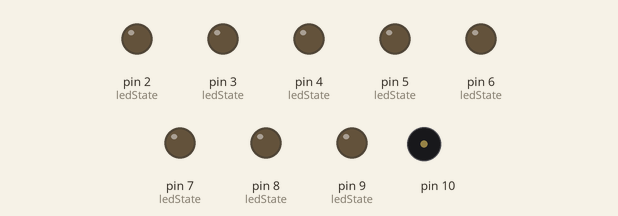
Bench run of a sketch on a simulated Arduino Uno, built with avr-gcc and run on an emulated ATmega328P. Parts: output pins drawn as LEDs (lit = HIGH), buzzer (waves = sounding).

Above: at 1.17 s.
At 1.66 s:
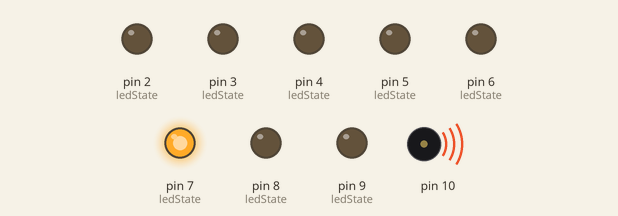
At 2.02 s:
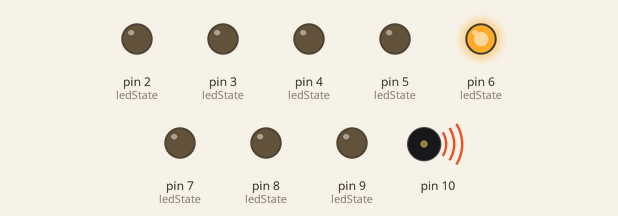
At 2.7 s:
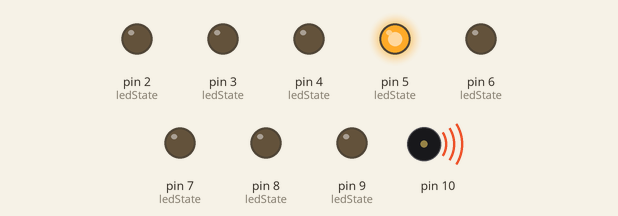
At 3.22 s:
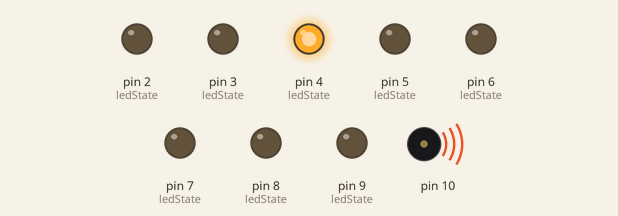
At 4.62 s:
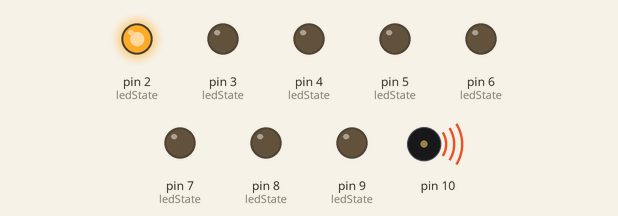
Timing chart, 0 to 5.9 s (numbered marks = the images above):
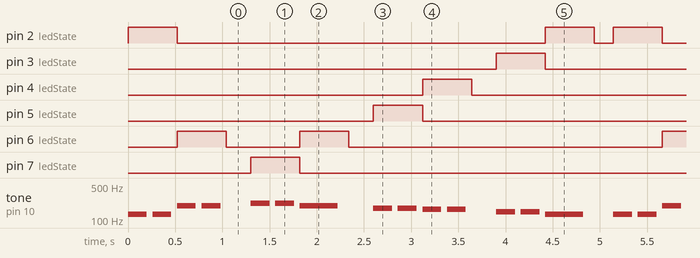

Measured:
- by itself, pin 2 (ledState): repeats every 5.1 s: LOW 3.9 s, HIGH 0.52 s, LOW 0.20 s, HIGH 0.52 s
- by itself, pin 3 (ledState), pin 4 (ledState), pin 5 (ledState), pin 7 (ledState): alternates HIGH for 0.52 s and LOW for 4.6 s
- by itself, pin 6 (ledState): repeats every 5.1 s: LOW 0.78 s, HIGH 0.52 s, LOW 3.3 s, HIGH 0.52 s
- by itself, tone on pin 10: plays 131 Hz for 0.20 s, 131 Hz for 0.20 s, 196 Hz for 0.20 s, 196 Hz for 0.20 s, 220 Hz for 0.20 s, 220 Hz for 0.20 s … (110 notes in this stretch)

The sketch:

15-2_Buzzer+LED.ino
```cpp
#define NOTE_C3  131
#define NOTE_D3  147
#define NOTE_E3  165
#define NOTE_F3  175
#define NOTE_G3  196
#define NOTE_A3  220
#define NOTE_B3  247
#define NOTE_C4  262

int melody[] = {
  NOTE_C3, NOTE_C3, NOTE_G3, NOTE_G3,0, NOTE_A3, NOTE_A3, NOTE_G3,0,NOTE_F3,NOTE_F3,NOTE_E3,NOTE_E3,0,NOTE_D3,NOTE_D3,NOTE_C3};

// note durations: 4 = quarter note, 8 = eighth note, etc.:
int noteDurations[] = {
  8, 8, 8, 8,8, 8, 8, 4,8,8,8,8,8,8,8,8,4
};
int ledState=0;
void setup(){
  pinMode(2,OUTPUT);
  pinMode(3,OUTPUT);
  pinMode(4,OUTPUT);
  pinMode(5,OUTPUT);
  pinMode(6,OUTPUT);
  pinMode(7,OUTPUT);
  pinMode(8,OUTPUT);
  pinMode(9,OUTPUT);
  pinMode(10,OUTPUT);
}
void loop() {
  for (int thisNote = 0; thisNote < 17; thisNote++) {
    int noteDuration = 1600 / noteDurations[thisNote];
    tone(10, melody[thisNote], noteDuration);
    if(melody[thisNote]==NOTE_C3){
      digitalWrite(2,HIGH);
      ledState=2;
    }
    else if(melody[thisNote]==NOTE_D3){
      digitalWrite(3,HIGH);
      ledState=3;
    }
    else if(melody[thisNote]==NOTE_E3){
      digitalWrite(4,HIGH);
      ledState=4;
    }
    else if(melody[thisNote]==NOTE_F3){
      digitalWrite(5,HIGH);
      ledState=5;
    }
    else if(melody[thisNote]==NOTE_G3){
      digitalWrite(6,HIGH);
      ledState=6;
    }
    else if(melody[thisNote]==NOTE_A3){
      digitalWrite(7,HIGH);
      ledState=7;
    }
    else if(melody[thisNote]==NOTE_B3){
      digitalWrite(8,HIGH);
      ledState=8;
    }
    else if(melody[thisNote]==NOTE_C3){
      digitalWrite(9,HIGH);
      ledState=9;
    }

    int pauseBetweenNotes = noteDuration * 1.30;
    delay(pauseBetweenNotes);

    noTone(10);
    digitalWrite(ledState,LOW);
  }
  delay(200);
}
```
